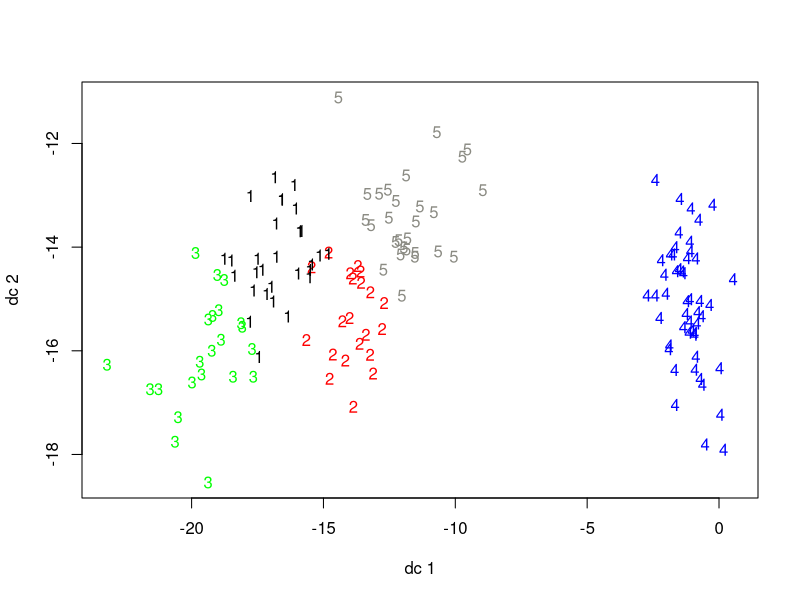
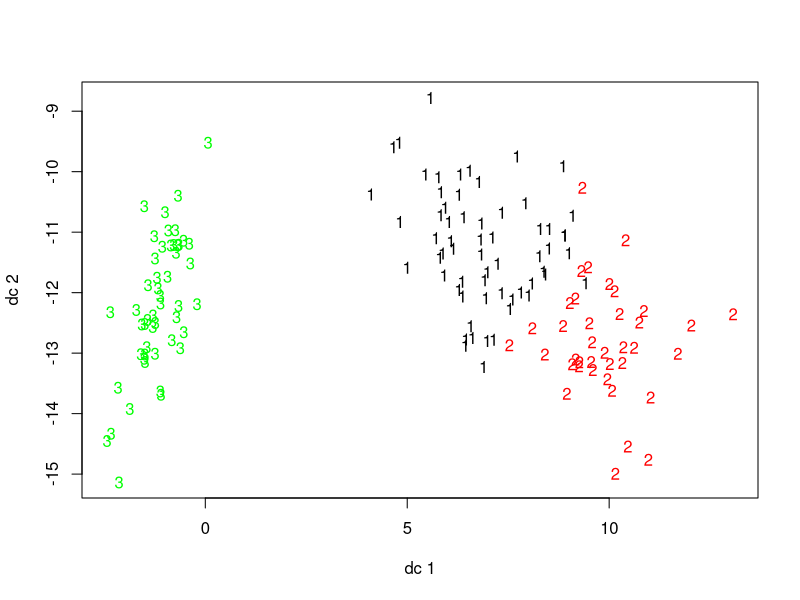
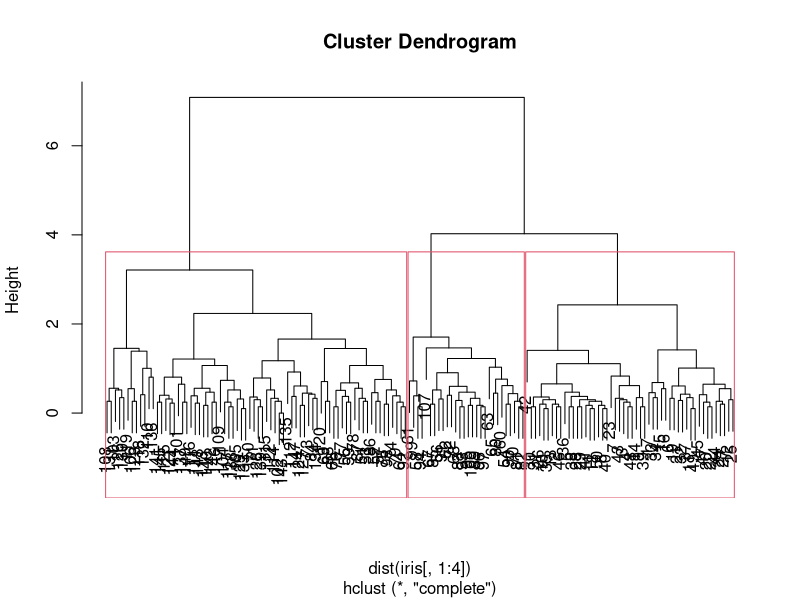

These charts were generated, in order, by the following R code:
## ---- chunk 1
knitr::opts_chunk$set(echo = TRUE)
## ---- chunk 2
options(width = 200)
## ---- chunk 3
data(iris)
iris
## ---- chunk 4
head(iris)
## ---- chunk 5
dim(iris)
## ---- chunk 6
names(iris); # or colnames(iris)
## ---- chunk 7
str(iris)
## ---- chunk 8
class(iris[,1])
class(iris[,5])
## ---- chunk 9
summary(iris)
## ---- chunk 10
data("iris")
str(iris)
## ---- chunk 11
setosa <- rbind(iris[iris$Species=="setosa",])
versicolor <- rbind(iris[iris$Species=="versicolor",])
virginica <- rbind(iris[iris$Species=="virginica",])
ind <- 1:30
iris_train <- rbind(setosa[ind,], versicolor[ind,], virginica[ind,])
iris_test <- rbind(setosa[-ind,], versicolor[-ind,], virginica[-ind,])
## ---- chunk 12
library(class)
knn_iris <- knn(train = iris_train[, -5], test = iris_test[, -5], cl=iris_train[,5], k=5)
## ---- chunk 13
table(iris_test[,5], knn_iris, dnn = c("True", "Predicted"))
sum(iris_test[,5] != knn_iris)
## ---- chunk 14
library(fpc)
## ---- chunk 15
fit <- kmeans(iris[,1:4], 5)
plotcluster(iris[,1:4], fit$cluster)
## ---- chunk 16
kmeans_result <- kmeans(iris[,1:4], 3)
plotcluster(iris[,1:4], kmeans_result$cluster)
## ---- chunk 17
hc_result <- hclust(dist(iris[,1:4]))
plot(hc_result)
#Cut Dendrogram into 3 Clusters
rect.hclust(hc_result, k=3)
